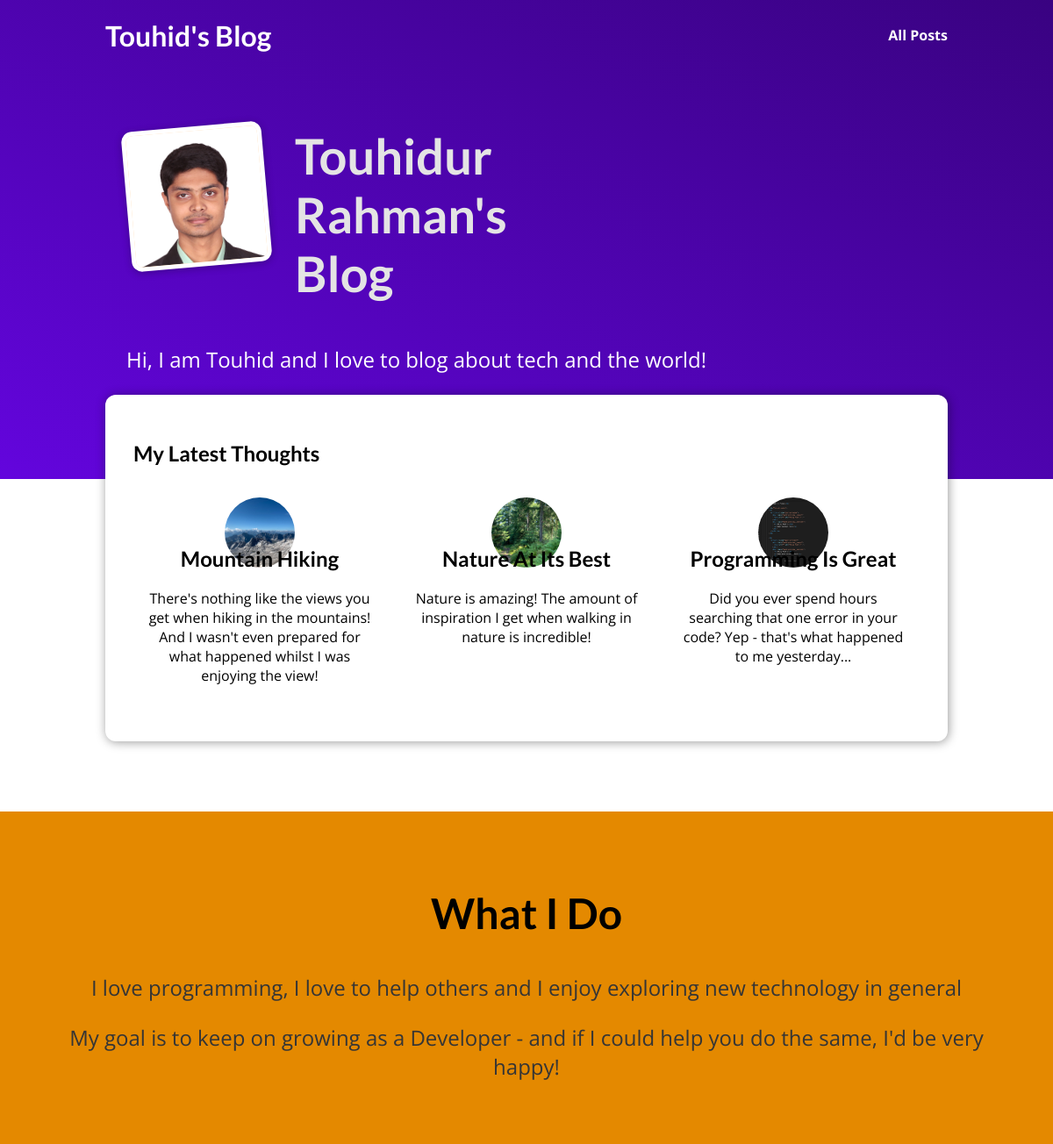
The page / on the database its author committed.
### blog/models.py (models this page shows, shortened)
class Post(models.Model):
    title = models.CharField(max_length=150)
    excerpt = models.CharField(max_length=200)
    image_name = models.CharField(max_length=100)
    date = models.DateField(auto_now=True)
    slug = models.SlugField(unique=True, db_index=True)
    content = models.TextField(validators=[MinLengthValidator(10)])
    author = models.ForeignKey(Author, on_delete=models.SET_NULL, related_name="posts", null=True)
    tag = models.ManyToManyField(Tag)

### blog/views.py (the view)
# urls.py: path("", views.starting_page, name="starting_page"),
def starting_page(request):
    latest_posts = Post.objects.order_by("-date")[:3]
    return render(request, "blog/index.html",
                  {
                      "posts": latest_posts
                  })

### blog/templates/blog/index.html (shortened to what this page needs)
{% extends "base.html" %}
{% load static %}
{% block css_files %}
    <link rel="stylesheet" href="{% static "blog/post.css" %}" >
    <link rel="stylesheet" href="{% static "blog/index.css" %}" >
{% endblock %}
{% block content %}
    <section id="welcome">
        <header>
            <img src="{% static "blog/images/touhid.jpg" %}" alt="Touhid's - The Author of This Blog is"/>
            <h2>Touhidur Rahman's Blog</h2>
        </header>
        <p>Hi, I am Touhid and I love to blog about tech and the world!</p>
    </section>
    <section id="latest-posts">
        <h1>My Latest Thoughts</h1>
        <ul>
            {% for post in posts %}
                {% include "blog/includes/post.html" %}
            {% endfor %}
        </ul>
    </section>
    <section id="about">
        <h2>What I Do</h2>
        <p>
            I love programming, I love to help others and I enjoy exploring new technology in general
        </p>
        <p>
            My goal is to keep on growing as a Developer - and if I could help you do the same, I'd be very happy!
        </p>
    </section>
{% endblock %}

### blog/templates/blog/includes/post.html
{% load static %}
<li>
    <article class="post">
        <a href="{% url "posts_detail-page" post.slug %}">
            <img src="{% static "blog/images/"|add:post.image_name %}" alt="{{post.title}}">
            <div class="post__content">
                <h2>{{ post.title}}</h2>
                <p>{{ post.excerpt }}</p>
            </div>
        </a>
    </article>
</li>

### static/app.css (style rules this page uses)
* { box-sizing: border-box; }
html { font-family: 'Open Sans', 'Lato', sans-serif; }
body { margin: 0; }
h1, h2, h3 { font-family: 'Lato', sans-serif; font-weight: bold; }

### blog/static/blog/post.css (style rules this page uses)
.post { display: flex; flex-direction: column; align-items: center; text-align: center; }
.post a { text-decoration: none; color: black; transition: all 0.2s ease; padding: 1rem; }
.post img { width: 5rem; height: 5rem; object-fit: cover; border-radius: 50%; }
.post__content { margin-top: -50px; }

### blog/static/blog/index.css (style rules this page uses)
#welcome { background: linear-gradient(to right top, #6305dd, #390281); padding: 6rem 12%; }
#welcome header { display: flex; align-items: flex-start; margin: 3rem auto; }
#welcome img { width: 10rem; height: 10rem; object-fit: cover; object-position: top; border: 5px solid white; border-radius: 12px; background-color: #ffe1bf; transform: rotateZ(-5deg); box-shadow: 0 2px 8px rgba(0, 0, 0, 0.25); }
#welcome h2 { font-size: 3.5rem; margin: 0 0 0 2rem; color: #e4e4e4; width: 10rem; }
#welcome p { color: white; font-size: 1.5rem; }
#latest-posts { background-color: white; padding: 2rem; border-radius: 12px; width: 60rem; margin: -6rem auto 2rem auto; box-shadow: 1px 1px 12px rgba(0, 0, 0, 0.4); }
#latest-posts h2 { text-align: center; }
#latest-posts ul { list-style: none; margin: 0; padding: 0; display: flex; gap: 1rem; }
#latest-posts li { flex: 1; }
#about { text-align: center; padding: 3rem; background-color: #e48900; margin-top: 5rem; }
#about h2 { font-size: 3rem; }
#about p { font-size: 1.5rem; color: #353535; }

### rows shown on the page
Post: image_name (picture), title "Mountain Hiking", excerpt "There's nothing like the views you get when hiking in the mountains! And I wasn't even prepared for what happened whilst I was enjoying the view!"
Post: image_name (picture), title "Nature At Its Best", excerpt "Nature is amazing! The amount of inspiration I get when walking in nature is incredible!"
Post: image_name (picture), title "Programming Is Great", excerpt "Did you ever spend hours searching that one error in your code? Yep - that's what happened to me yesterday..."
